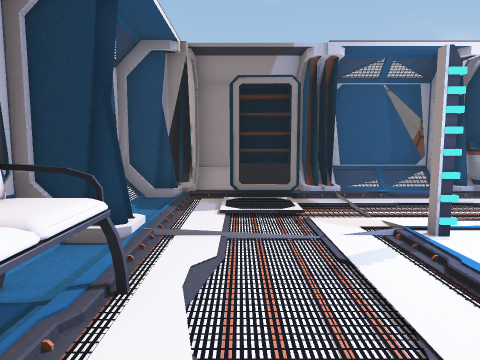
View 1 (above)

14 first-person views from a walk through a Unity game level. The camera is 1.4 m above the floor, tilts 6° down and sees 70° across. The floor is counted in squares, 1 m on a side. Each view is taken from the middle of a square. On the plan, view 1 faces up. The plan holds only what a view shows up to about 15 squares ahead; the rest is blank. The place goes on beyond the plan. The player character is not drawn.

View 2
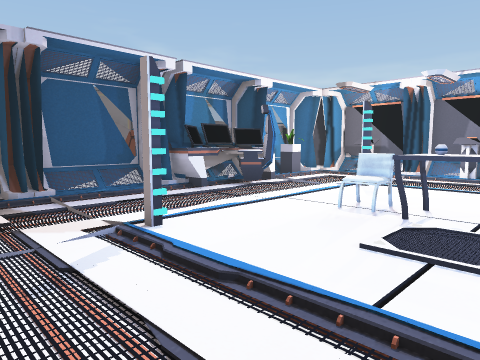

View 3
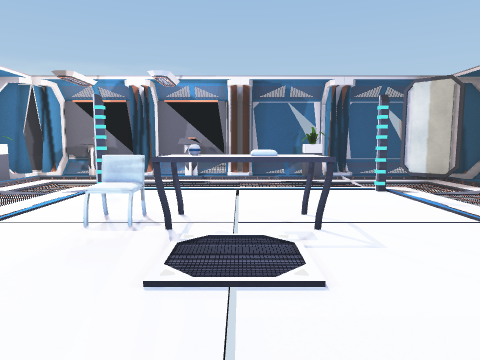

View 4
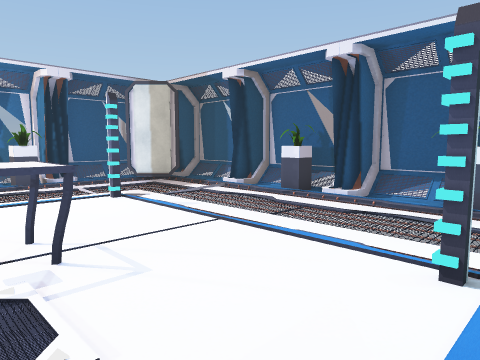

View 5
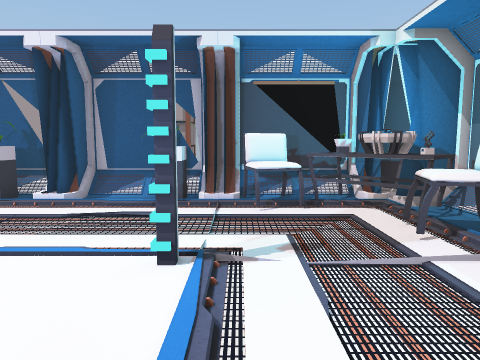

View 6
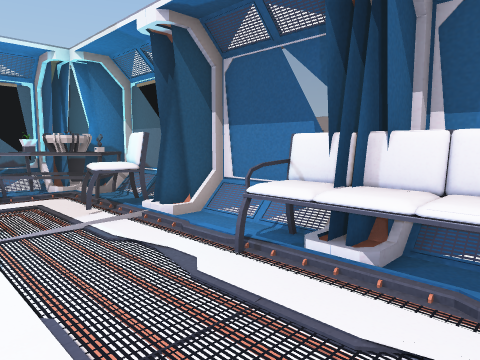

View 7
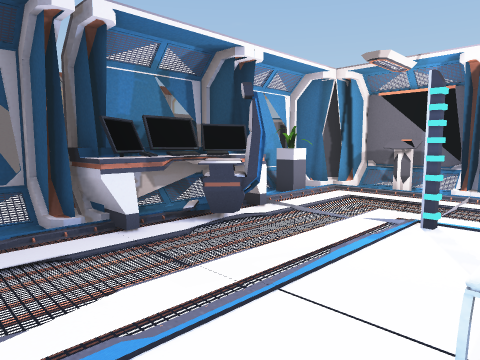

View 8
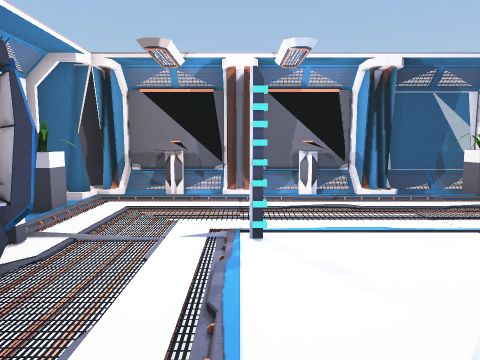

View 9
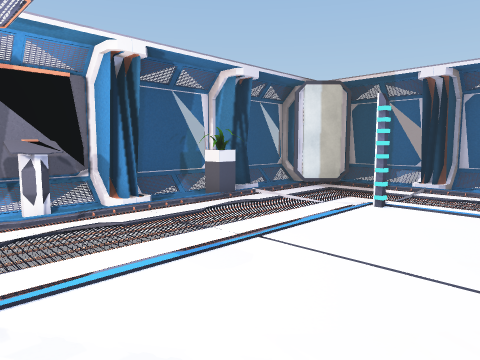

View 10
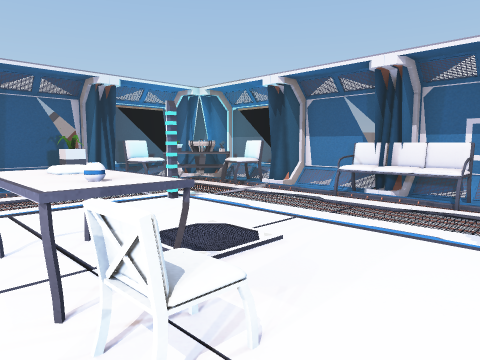

View 11
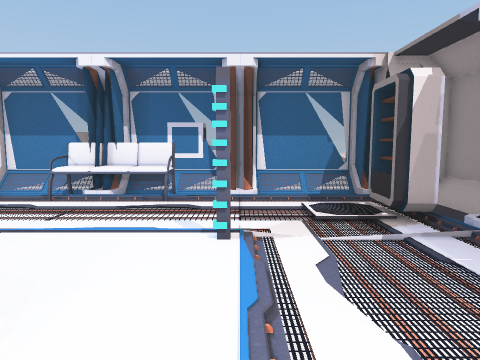

View 12
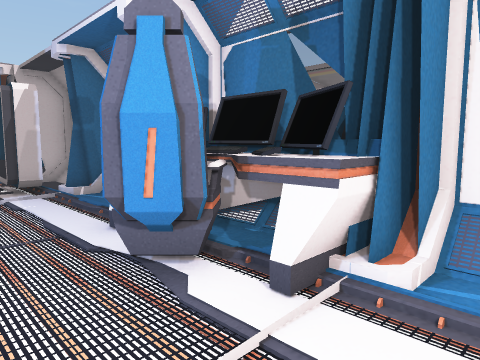

View 13
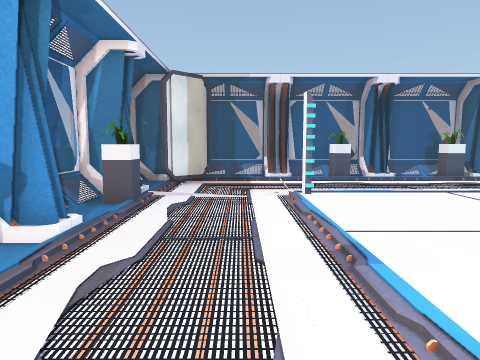

View 14
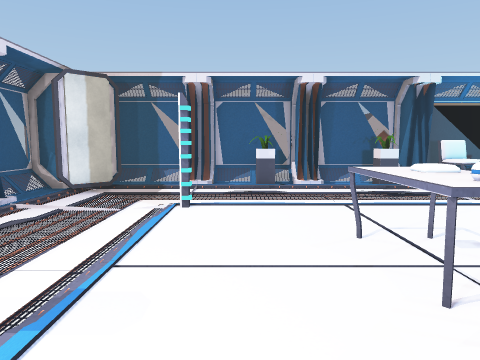

### Floor plan
Key: @ floor where view 1 was taken; # wall or solid block; . main floor; : floor 0.25 m higher than the main floor; / step, stairs or slope; = window, fence, low wall or low ledge; E desk; S sofa; C chair; N console; P plant; T table; A container; O other object.
Columns run from 4 left of view 1 to 16 right of it. Each row starts with its distance up from view 1.
 12           O       AA
 11       ####OOOOOO  AA
 10   #   #///#EEEE#//###
  9 O######...EEEEE/.P/##
  8  #..OO......OO......#
  7  =.../.......O.....N#
  6  #..................#
  5 O##....#::::::#....##
  4 O#..................#
  3 O#SS......CC.......N#
  2  #SS......OO........#
  1  #SS....::OO.......##
  0 O#SS@.....OO........#
 -1 O=..................=
 -2  #.................P#
 -3  ##....#::..::#....##
 -4  #CC................#
 -5  #CC................=
 -6  #OOTC............O.#
 -7  ##OTCC/P://P://:OO##
 -8   ######P/##P/##//##
 -9       #############

Positions as (right, up) in squares from view 1, and headings:
1: (0, 0), facing up
2: (0, 0), facing up-right
3: (1, 1), facing right
4: (2, 1), facing down-right
5: (2, 1), facing down
6: (2, 3), facing down-left
7: (4, 3), facing up-right
8: (5, 5), facing right
9: (7, 5), facing down-right
10: (8, 5), facing down-left
11: (8, 5), facing left
12: (12, 6), facing up-left
13: (12, 6), facing down
14: (9, 5), facing down
